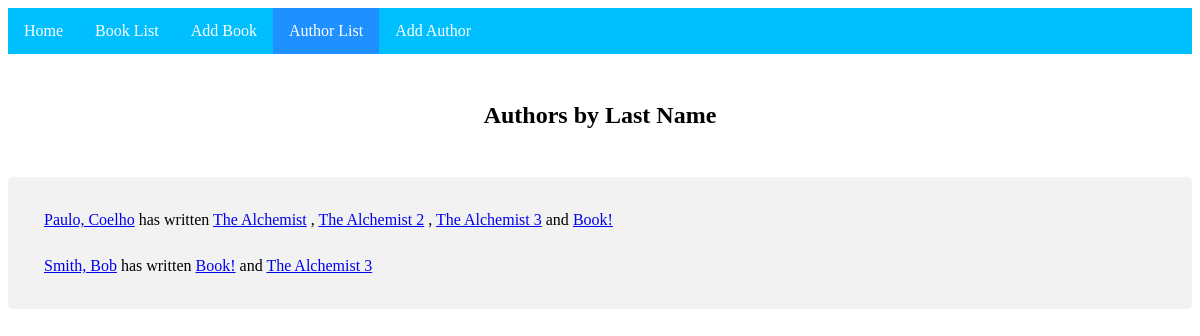
/books/authors/, run on an earlier commit of the app's database.
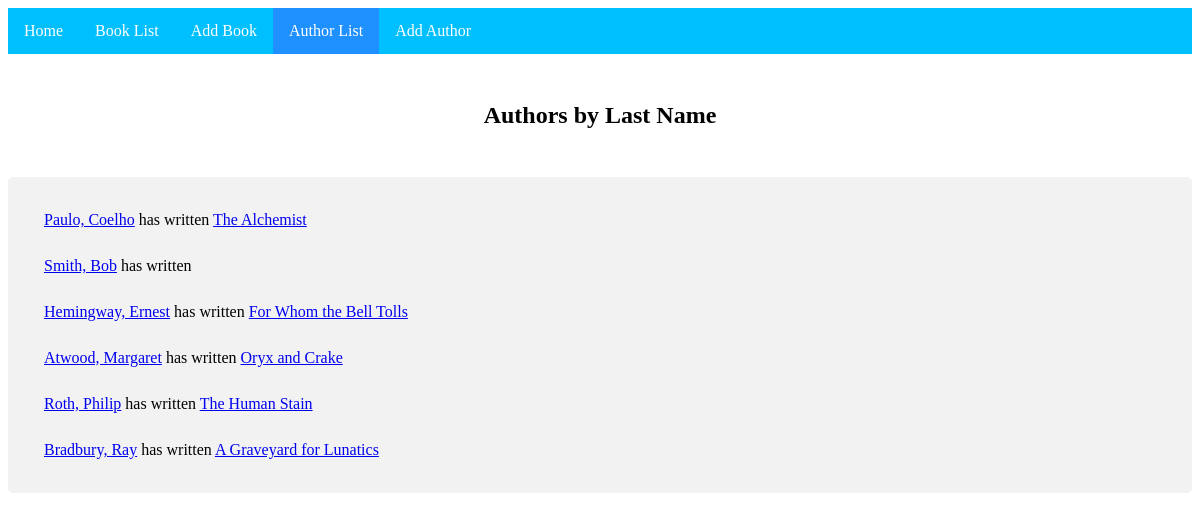
And on a later commit of the database.
### books/models.py (models this page shows, shortened)
class Author(models.Model):
    last_name = models.CharField(max_length=200)
    first_name = models.CharField(max_length=200)
    slug = models.SlugField(null=False, unique=True)
    def __str__(self):
        return self.last_name + ", " + self.first_name
    def get_absolute_url(self):
        return reverse('books:author_detail', kwargs={'slug': self.slug})

class Book(models.Model):
    title = models.CharField(max_length=100)
    authors = models.ManyToManyField(Author, related_name='books')
    year_published = models.IntegerField(default=0)
    summary = models.TextField()
    slug = models.SlugField(null=False, unique=True)
    def __str__(self):
        return self.title
    def get_absolute_url(self):
        return reverse('books:book_detail', kwargs={'slug': self.slug})

### books/views.py (the view)
# urls.py: path('authors/', views.AuthorList.as_view(), name = 'author_list'),
class AuthorList(ListView):
	template_name = 'books/author_list.html'
	def get_queryset(self):
		return Author.objects.all()

### books/templates/books/author_list.html (shortened to what this page needs)
{% extends "books/base.html" %}
{% block content %}
<h2>Authors by Last Name</h2><br>
<div class="container">
    <ul class="list">
    {% for author in author_list %}
        <li>
            <a href="{{ author.get_absolute_url }}">{{ author }}</a> has written
            {% for book in author.books.all %}
                <a href="{{ book.get_absolute_url }}">{{ book }}</a>
                {% if forloop.revcounter0 != 0 and not forloop.revcounter0 == 1 %},{% endif %}
                {% if forloop.revcounter0 == 1 %}and {%endif%}
            {% endfor %}
        </li>
    {% endfor %}
    </ul>
</div>
{% endblock %}

What changed in the data, as far as the page shows it:
changed Author "Paulo, Coelho": loses Book (title "The Alchemist 2"); loses Book (title "The Alchemist 3", shows "and"); loses Book (title "Book!", shows "and")
shown differently, row unchanged: Book "The Alchemist": no longer shows ","
changed Author "Smith, Bob": loses Book (title "Book!", shows "and"); loses Book (title "The Alchemist 3", shows "and")
added Author: last_name+first_name "Hemingway, Ernest"
added Book: title "For Whom the Bell Tolls", shown under "Hemingway, Ernest"
added Author: last_name+first_name "Atwood, Margaret", Book (title "Oryx and Crake")
added Author: last_name+first_name "Roth, Philip", Book (title "The Human Stain")
added Author: last_name+first_name "Bradbury, Ray", Book (title "A Graveyard for Lunatics")
